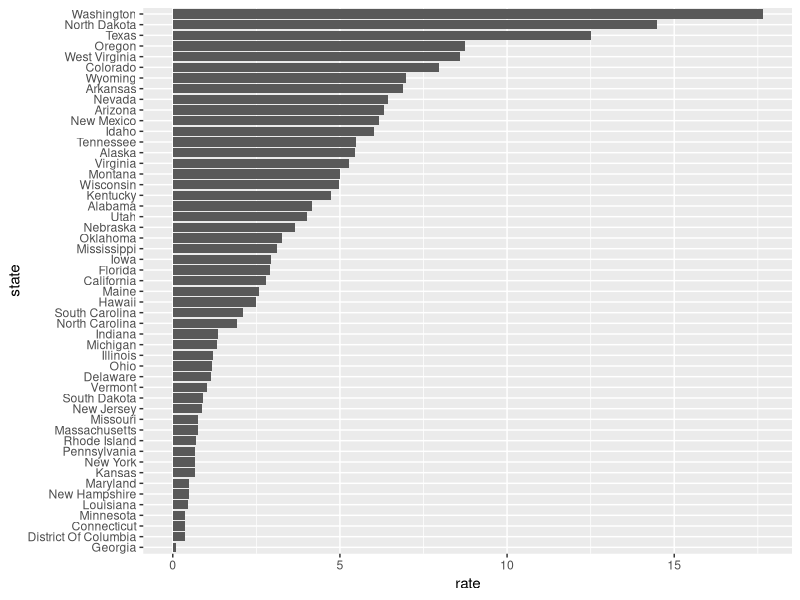
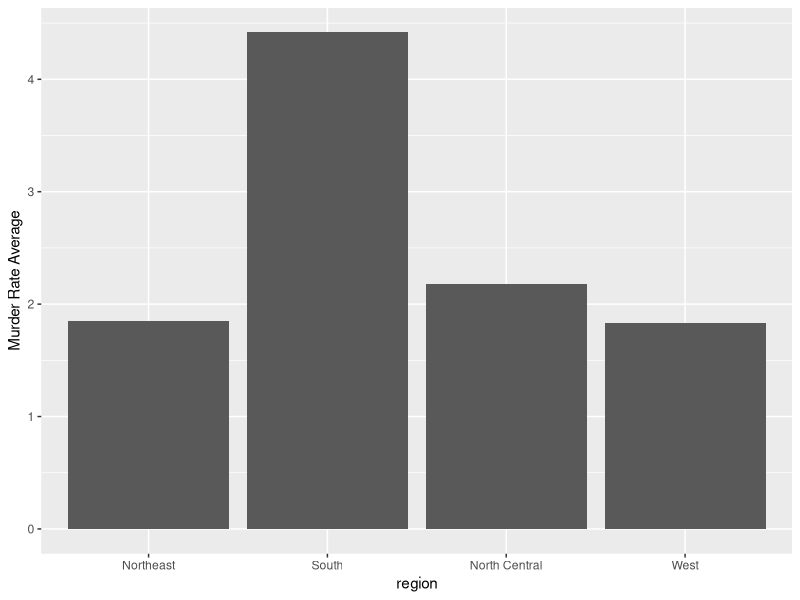
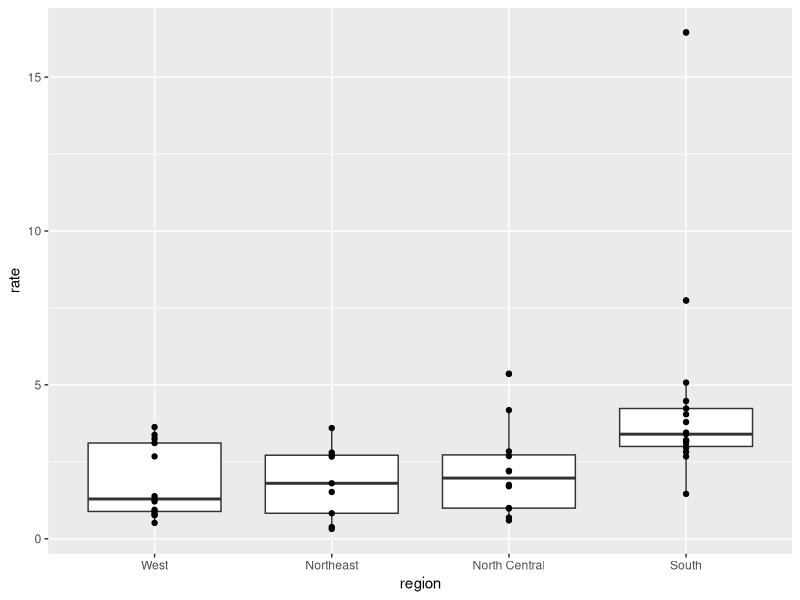

R code for these plots, in order:
#Exercise 1: Customizing plots - watch and learn
#To make the plot on the right in the exercise from the last set of assessments, we had to reorder the levels of the states' variables.

library(dplyr)
library(ggplot2)
library(dslabs)
dat <- us_contagious_diseases %>%
  filter(year == 1967 & disease=="Measles" & !is.na(population)) %>% mutate(rate = count / population * 10000 * 52 / weeks_reporting)
state <- dat$state 
rate <- dat$count/(dat$population/10000)*(52/dat$weeks_reporting)
levels(reorder(state,rate))




#Exercise 2: Customizing plots - redefining
#Now we are going to customize this plot a little more by creating a rate variable and reordering by that variable instead.

library(dplyr)
library(ggplot2)
library(dslabs)
dat <- us_contagious_diseases %>% filter(year == 1967 & disease=="Measles" & count>0 & !is.na(population)) %>%
  mutate(rate = count / population * 10000 * 52 / weeks_reporting) %>%
  mutate(state = reorder(state, rate))
dat %>% ggplot(aes(state, rate)) +
  geom_bar(stat="identity") +
  coord_flip()






#Exercise 3: Showing the data and customizing plots
#Say we are interested in comparing gun homicide rates across regions of the US. We see this plot:
  
  library(dplyr)
library(ggplot2)
library(dslabs)
data("murders")
murders %>% mutate(rate = total/population*100000) %>%
  group_by(region) %>%
  summarize(avg = mean(rate)) %>%
  mutate(region = factor(region)) %>%
  ggplot(aes(region, avg)) +
  geom_bar(stat="identity") +
  ylab("Murder Rate Average")
#and decide to move to a state in the western region. What is the main problem with this interpretaion?
#It does not show all the data. We do not see the variability within a region and it's possible that the safest states are not in the West.





#Exercise 4: Making a box plot
#To further investigate whether moving to the western region is a wise decision, let's make a box plot of murder rates by region, showing all points.

murders %>% mutate(rate = total/population*100000) %>%
  mutate(region=reorder(region, rate, FUN=median)) %>%
  ggplot(aes(region, rate)) +
  geom_boxplot() +
  geom_point()
